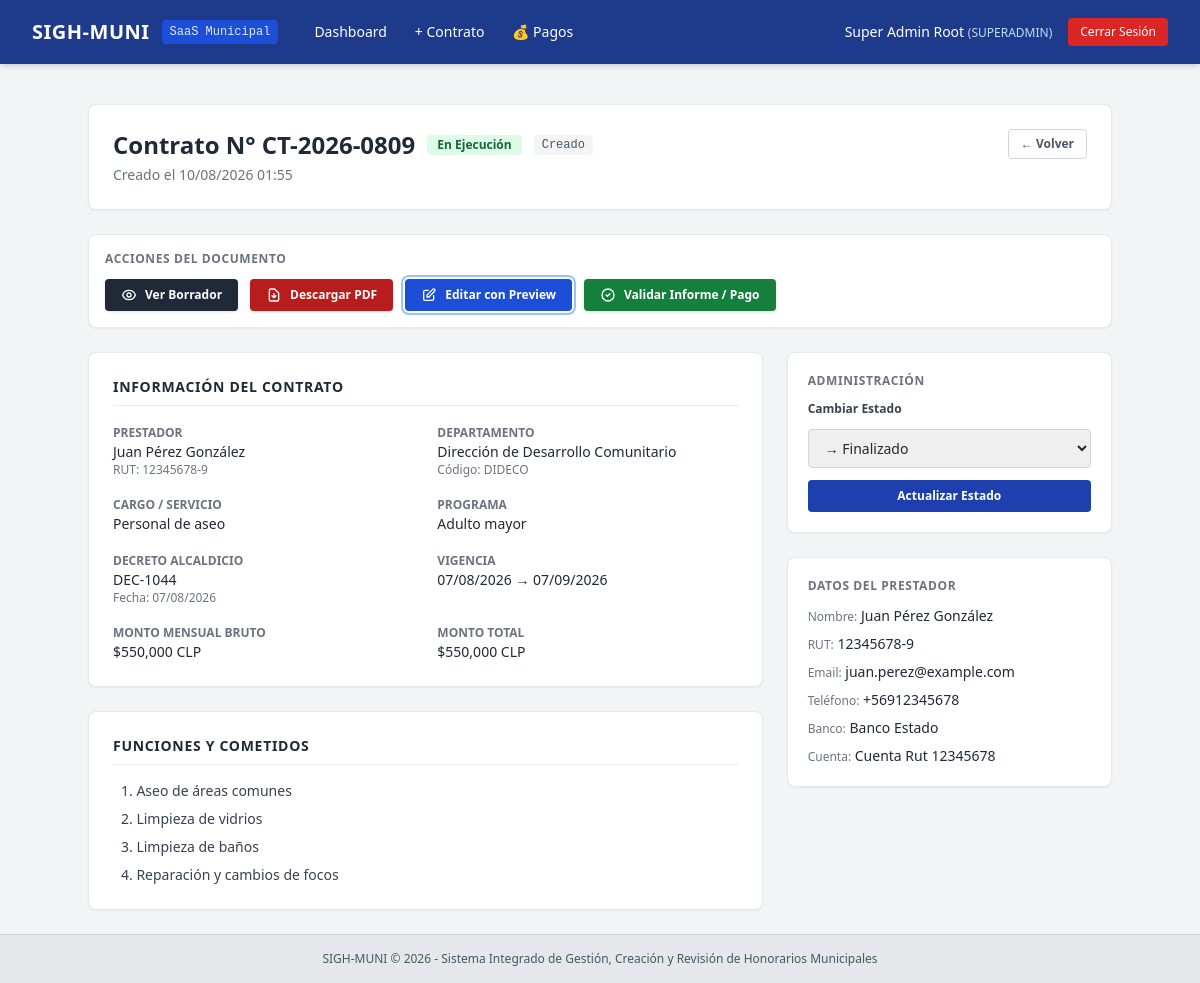
/contracts/2 (signed in), run on the app's committed database.
### app/models/contract.py (models this page shows, shortened)
class Contract(db.Model):
    __tablename__ = 'contracts'
    id = db.Column(db.Integer, primary_key=True)
    provider_id = db.Column(db.Integer, db.ForeignKey('service_providers.id'), nullable=False)
    department_id = db.Column(db.Integer, db.ForeignKey('departments.id'), nullable=False)
    creation_type = db.Column(db.String(50), default='CREADO')
    contract_number = db.Column(db.String(50), unique=True, nullable=False)
    decline_number = db.Column(db.String(50), nullable=True)
    decline_date = db.Column(db.Date, nullable=True)
    position_title = db.Column(db.String(150), nullable=False)
    program_name = db.Column(db.String(150), nullable=True)
    monthly_amount_gross = db.Column(db.Float, nullable=False)
    total_contract_amount = db.Column(db.Float, nullable=False)
    start_date = db.Column(db.Date, nullable=False)
    end_date = db.Column(db.Date, nullable=False)
    pdf_file_path = db.Column(db.String(255), nullable=True)
    ocr_processed = db.Column(db.Integer, default=0)
    status = db.Column(db.String(30), default='BORRADOR')
    created_at = db.Column(db.DateTime, default=datetime.utcnow)
    provider = db.relationship('ServiceProvider', back_populates='contracts', lazy=True)
    department = db.relationship('Department', backref=db.backref('department_contracts', lazy=True))
    functions = db.relationship('ContractFunction', backref='contract', cascade='all, delete-orphan', lazy=True,
                                order_by='ContractFunction.function_order')
    payments = db.relationship('MonthlyPayment', back_populates='contract', lazy=True, cascade='all, delete-orphan')
    @property
    def status_label(self):
        labels = {
            'BORRADOR': 'Borrador',
            'CREADO_PARA_FIRMA': 'Creado para Firma',
            'INGRESADO': 'Ingresado',
            'EN_EJECUCION': 'En Ejecución',
            'FINALIZADO': 'Finalizado'
        }
        return labels.get(self.status, self.status)
    @property
    def creation_type_label(self):
        labels = {
            'CREADO': 'Creado',
            'CARGADO_EXTERNO': 'Cargado Externo'
        }
        return labels.get(self.creation_type, self.creation_type)

class ContractFunction(db.Model):
    __tablename__ = 'contract_functions'
    id = db.Column(db.Integer, primary_key=True)
    contract_id = db.Column(db.Integer, db.ForeignKey('contracts.id'), nullable=False)
    function_order = db.Column(db.Integer, nullable=False)
    function_description = db.Column(db.Text, nullable=False)
    is_mandatory_for_payment = db.Column(db.Integer, default=1)
    created_at = db.Column(db.DateTime, default=datetime.utcnow)

### app/models/provider.py (models this page shows, shortened)
class ServiceProvider(db.Model):
    __tablename__ = 'service_providers'
    id = db.Column(db.Integer, primary_key=True, autoincrement=True)
    rut = db.Column(db.String(20), nullable=False, unique=True, index=True)
    first_name = db.Column(db.String(100), nullable=False)
    paternal_last_name = db.Column(db.String(100), nullable=False)
    maternal_last_name = db.Column(db.String(100), nullable=True)
    email = db.Column(db.String(120), nullable=True)
    phone = db.Column(db.String(50), nullable=True)
    address = db.Column(db.Text, nullable=True)
    bank_name = db.Column(db.String(100), nullable=True)
    account_type = db.Column(db.String(50), nullable=True)
    account_number = db.Column(db.String(50), nullable=True)
    created_at = db.Column(db.DateTime, nullable=False, default=datetime.utcnow)
    contracts = db.relationship('Contract', back_populates='provider', lazy=True, cascade="all, delete-orphan")
    @property
    def full_name(self):
        maternal = f" {self.maternal_last_name}" if self.maternal_last_name else ""
        return f"{self.first_name} {self.paternal_last_name}{maternal}"

### app/models/user.py (models this page shows, shortened)
class Department(db.Model):
    __tablename__ = 'departments'
    id = db.Column(db.Integer, primary_key=True, autoincrement=True)
    code = db.Column(db.String(50), nullable=False, unique=True)
    name = db.Column(db.String(150), nullable=False)
    cost_center = db.Column(db.String(50), nullable=True)
    is_active = db.Column(db.Integer, nullable=False, default=1)
    created_at = db.Column(db.DateTime, nullable=False, default=datetime.utcnow)
    users = db.relationship('User', backref='department', lazy=True)

### app/routes/contract_builder.py (the view)
@contract_builder_bp.route('/<int:contract_id>')
@login_required
def detail(contract_id):
    contract = Contract.query.get_or_404(contract_id)
    return render_template('contracts/detail.html', contract=contract)

### app/templates/contracts/detail.html (shortened to what this page needs)
{% extends "base.html" %}
{% block content %}
<div class="max-w-5xl mx-auto space-y-6">
    <div class="bg-white p-6 rounded-lg shadow-sm border border-gray-200 flex justify-between items-start">
        <div>
            <div class="flex items-center space-x-3 mb-1">
                <h1 class="text-2xl font-bold text-gray-800">Contrato N° {{ contract.contract_number }}</h1>
                <span class="px-2.5 py-0.5 rounded text-xs font-bold
                    {% if contract.status == 'BORRADOR' %}bg-yellow-100 text-yellow-800
                    {% elif contract.status == 'CREADO_PARA_FIRMA' %}bg-blue-100 text-blue-800
                    {% elif contract.status == 'INGRESADO' %}bg-purple-100 text-purple-800
                    {% elif contract.status == 'EN_EJECUCION' %}bg-green-100 text-green-800
                    {% else %}bg-gray-100 text-gray-800{% endif %}">
                    {{ contract.status_label }}
                </span>
                <span class="px-2 py-0.5 rounded text-xs font-mono bg-gray-100 text-gray-600">
                    {{ contract.creation_type_label }}
                </span>
            </div>
            <p class="text-sm text-gray-500">Creado el {{ contract.created_at.strftime('%d/%m/%Y %H:%M') }}</p>
        </div>
        <div class="flex space-x-2">
            <a href="{{ url_for('dashboard.index') }}" class="px-3 py-1.5 border border-gray-300 rounded text-xs font-semibold text-gray-600 hover:bg-gray-50">
                ← Volver
            </a>
        </div>
    </div>
    <div class="bg-white p-4 rounded-lg shadow-sm border border-gray-200">
        <h3 class="text-xs font-bold text-gray-500 uppercase tracking-wider mb-3">Acciones del Documento</h3>
        <div class="flex flex-wrap gap-3">
            <a href="{{ url_for('contract_builder.preview', contract_id=contract.id) }}" target="_blank"
               class="inline-flex items-center px-4 py-2 bg-gray-800 hover:bg-gray-900 text-white text-xs font-bold rounded shadow transition">
                Ver Borrador
            </a>
            <a href="{{ url_for('contract_builder.download_pdf', contract_id=contract.id) }}"
               class="inline-flex items-center px-4 py-2 bg-red-700 hover:bg-red-800 text-white text-xs font-bold rounded shadow transition">
                <svg class="w-4 h-4 mr-2" fill="none" stroke="currentColor" viewBox="0 0 24 24"><path stroke-linecap="round" stroke-linejoin="round" stroke-width="2" d="M12 10v6m0 0l-3-3m3 3l3-3m2 8H7a2 2 0 01-2-2V5a2 2 0 012-2h5.586a1 1 0 01.707.293l5.414 5.414a1 1 0 01.293.707V19a2 2 0 01-2 2z"/></svg>
                Descargar PDF
            </a>
            {% if session.user_role in ['ADMIN_RRHH', 'SUPERADMIN', 'JEFE_DEPTO'] %}
            <a href="{{ url_for('contract_builder.edit', contract_id=contract.id) }}"
               class="inline-flex items-center px-4 py-2 bg-blue-700 hover:bg-blue-800 text-white text-xs font-bold rounded shadow transition ring-2 ring-blue-300 ring-offset-2">
                <svg class="w-4 h-4 mr-2" fill="none" stroke="currentColor" viewBox="0 0 24 24"><path stroke-linecap="round" stroke-linejoin="round" stroke-width="2" d="M11 5H6a2 2 0 00-2 2v11a2 2 0 002 2h11a2 2 0 002-2v-5m-1.414-9.414a2 2 0 112.828 2.828L11.828 15H9v-2.828l8.586-8.586z"/></svg>
                Editar con Preview
            </a>
            {% endif %}
            <a href="{{ url_for('payments.validate_report', contract_id=contract.id) }}"
               class="inline-flex items-center px-4 py-2 bg-green-700 hover:bg-green-800 text-white text-xs font-bold rounded shadow transition">
                <svg class="w-4 h-4 mr-2" fill="none" stroke="currentColor" viewBox="0 0 24 24"><path stroke-linecap="round" stroke-linejoin="round" stroke-width="2" d="M9 12l2 2 4-4m6 2a9 9 0 11-18 0 9 9 0 0118 0z"/></svg>
                Validar Informe / Pago
            </a>
        </div>
    </div>
    <div class="grid grid-cols-1 lg:grid-cols-3 gap-6">
        <div class="lg:col-span-2 space-y-6">
            <div class="bg-white p-6 rounded-lg shadow-sm border border-gray-200">
                <h2 class="text-sm font-bold text-gray-800 uppercase tracking-wider border-b pb-2 mb-4">Información del Contrato</h2>
                <div class="grid grid-cols-1 md:grid-cols-2 gap-y-4 gap-x-6 text-sm">
                    <div>
                        <span class="text-xs text-gray-500 uppercase font-semibold">Prestador</span>
                        <p class="font-medium text-gray-800">{{ contract.provider.full_name }}</p>
                        <p class="text-xs text-gray-500">RUT: {{ contract.provider.rut }}</p>
                    </div>
                    <div>
                        <span class="text-xs text-gray-500 uppercase font-semibold">Departamento</span>
                        <p class="font-medium text-gray-800">{{ contract.department.name }}</p>
                        <p class="text-xs text-gray-500">Código: {{ contract.department.code }}</p>
                    </div>
                    <div>
                        <span class="text-xs text-gray-500 uppercase font-semibold">Cargo / Servicio</span>
                        <p class="font-medium text-gray-800">{{ contract.position_title }}</p>
                    </div>
                    <div>
                        <span class="text-xs text-gray-500 uppercase font-semibold">Programa</span>
                        <p class="font-medium text-gray-800">{{ contract.program_name or 'No especificado' }}</p>
                    </div>
                    <div>
                        <span class="text-xs text-gray-500 uppercase font-semibold">Decreto Alcaldicio</span>
                        <p class="font-medium text-gray-800">{{ contract.decline_number or 'No asignado' }}</p>
                        {% if contract.decline_date %}
                        <p class="text-xs text-gray-500">Fecha: {{ contract.decline_date.strftime('%d/%m/%Y') }}</p>
                        {% endif %}
                    </div>
                    <div>
                        <span class="text-xs text-gray-500 uppercase font-semibold">Vigencia</span>
                        <p class="font-medium text-gray-800">{{ contract.start_date.strftime('%d/%m/%Y') }} → {{ contract.end_date.strftime('%d/%m/%Y') }}</p>
                    </div>
                    <div>
                        <span class="text-xs text-gray-500 uppercase font-semibold">Monto Mensual Bruto</span>
                        <p class="font-medium text-gray-800">${{ "{:,.0f}".format(contract.monthly_amount_gross) }} CLP</p>
                    </div>
                    <div>
                        <span class="text-xs text-gray-500 uppercase font-semibold">Monto Total</span>
                        <p class="font-medium text-gray-800">${{ "{:,.0f}".format(contract.total_contract_amount) }} CLP</p>
                    </div>
                </div>
            </div>
            <div class="bg-white p-6 rounded-lg shadow-sm border border-gray-200">
                <h2 class="text-sm font-bold text-gray-800 uppercase tracking-wider border-b pb-2 mb-4">Funciones y Cometidos</h2>
                {% if contract.functions %}
                <ol class="list-decimal list-inside space-y-2 text-sm text-gray-700">
                    {% for func in contract.functions %}
                    <li class="pl-2">{{ func.function_description }}</li>
                    {% endfor %}
                </ol>
                {% else %}
                <p class="text-sm text-gray-400 italic">No hay funciones registradas.</p>
                {% endif %}
            </div>
        </div>
        <div class="space-y-6">
            {% if session.user_role in ['ADMIN_RRHH', 'SUPERADMIN'] %}
            <div class="bg-white p-5 rounded-lg shadow-sm border border-gray-200">
                <h3 class="text-xs font-bold text-gray-500 uppercase tracking-wider mb-3">Administración</h3>
                <form method="POST" action="{{ url_for('contract_builder.change_status', contract_id=contract.id) }}" class="space-y-3">
                    <label class="block text-xs font-semibold text-gray-700">Cambiar Estado</label>
                    <select name="new_status" class="w-full px-3 py-2 border border-gray-300 rounded text-sm">
                        <option value="FINALIZADO" {% if contract.status != 'EN_EJECUCION' %}disabled{% endif %}>→ Finalizado</option>
                    </select>
                    <button type="submit" class="w-full bg-blue-800 hover:bg-blue-900 text-white text-xs font-bold py-2 rounded transition">
                        Actualizar Estado
                    </button>
                </form>
            </div>
            {% endif %}
            <div class="bg-white p-5 rounded-lg shadow-sm border border-gray-200">
                <h3 class="text-xs font-bold text-gray-500 uppercase tracking-wider mb-3">Datos del Prestador</h3>
                <div class="space-y-2 text-sm">
                    <p><span class="text-gray-500 text-xs">Nombre:</span> <span class="font-medium">{{ contract.provider.full_name }}</span></p>
                    <p><span class="text-gray-500 text-xs">RUT:</span> <span class="font-medium">{{ contract.provider.rut }}</span></p>
                    {% if contract.provider.email %}
                    <p><span class="text-gray-500 text-xs">Email:</span> <span class="font-medium">{{ contract.provider.email }}</span></p>
                    {% endif %}
                    {% if contract.provider.phone %}
                    <p><span class="text-gray-500 text-xs">Teléfono:</span> <span class="font-medium">{{ contract.provider.phone }}</span></p>
                    {% endif %}
                    {% if contract.provider.bank_name %}
                    <p><span class="text-gray-500 text-xs">Banco:</span> <span class="font-medium">{{ contract.provider.bank_name }}</span></p>
                    <p><span class="text-gray-500 text-xs">Cuenta:</span> <span class="font-medium">{{ contract.provider.account_type }} {{ contract.provider.account_number }}</span></p>
                    {% endif %}
                </div>
            </div>
        </div>
    </div>
</div>
{% endblock %}

### data on the page
Contract: contract_number "CT-2026-0809", status_label "En Ejecución", creation_type_label "Creado", created_at "10/08/2026 01:55", position_title "Personal de aseo", program_name "Adulto mayor", decline_number "DEC-1044", decline_date "07/08/2026", start_date "07/08/2026", end_date "07/09/2026", monthly_amount_gross "550,000", total_contract_amount "550,000"
ServiceProvider: provider.full_name "Juan Pérez González", provider.rut "12345678-9", provider.email "juan.perez@example.com", provider.phone "+56912345678", provider.bank_name "Banco Estado", provider.account_type "Cuenta Rut", provider.account_number "12345678"
Department: department.name "Dirección de Desarrollo Comunitario", department.code "DIDECO"
ContractFunction: function_description "Aseo de áreas comunes"
ContractFunction: function_description "Limpieza de vidrios"
ContractFunction: function_description "Limpieza de baños"
ContractFunction: function_description "Reparación y cambios de focos"

### other printed values
{{ session.get('user_name') }} "Super Admin Root"
{{ session.get('user_role') }} "SUPERADMIN"
